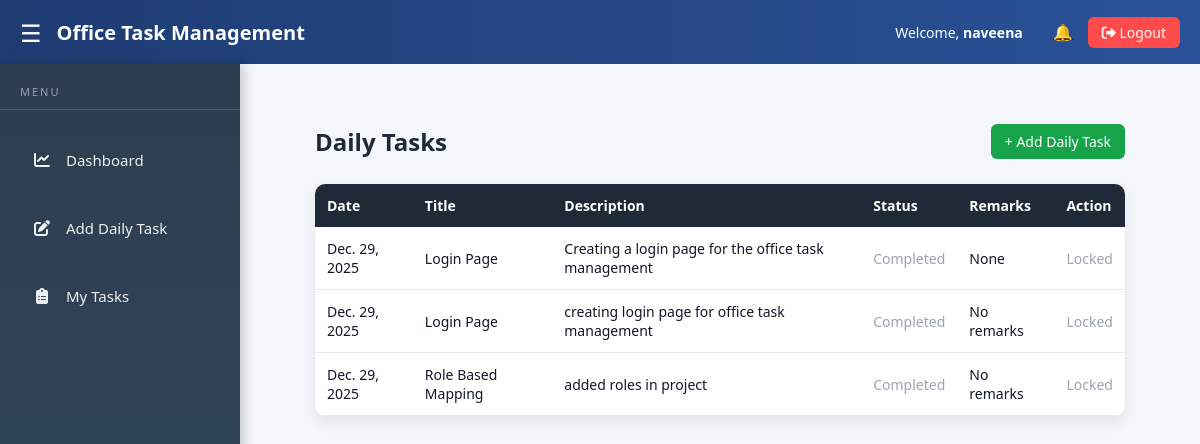
The app's page /daily-tasks/daily/ (signed in), older data.
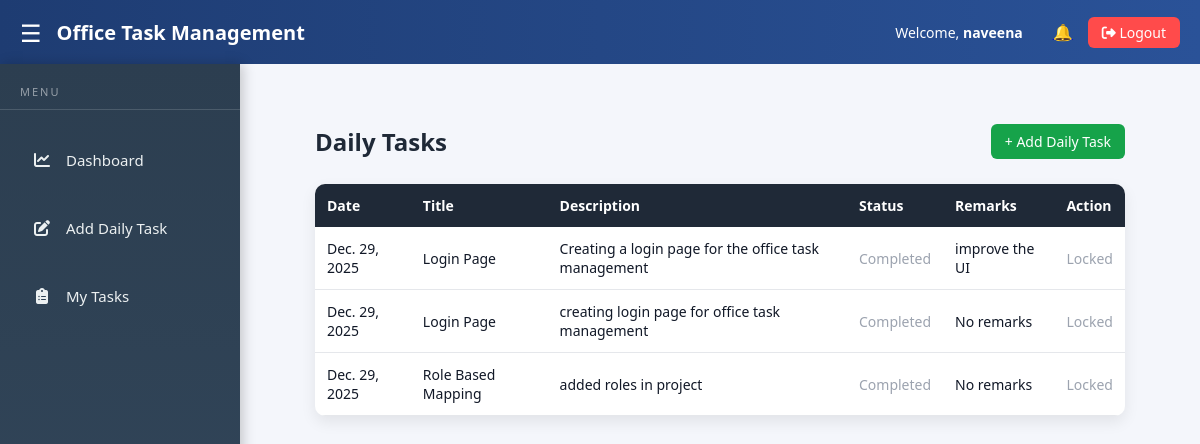
The same page, newer data.
### daily_tasks/models.py (models this page shows, shortened)
class DailyTask(models.Model):
    STATUS_CHOICES = [
        ('Pending', 'Pending'),
        ('In Progress', 'In Progress'),
        ('Completed', 'Completed'),
    ]
    user = models.ForeignKey(User, on_delete=models.CASCADE)
    task = models.ForeignKey('tasks.Task', on_delete=models.CASCADE, null=True, blank=True)
    title = models.CharField(max_length=200)
    description = models.TextField(blank=True)
    status = models.CharField(max_length=20, choices=STATUS_CHOICES)
    remarks = models.TextField(blank=True, null=True)
    date = models.DateField(auto_now_add=True)

### daily_tasks/views.py (the view, shortened to what this page needs)
# urls.py: path('daily/', views.daily_task_list, name='daily_task_list'),
@login_required
def daily_task_list(request):
    role = request.user.userprofile.role.role_code
    if role in ['ADMIN', 'MANAGER']:
        tasks = DailyTask.objects.all()
    else:
        tasks = DailyTask.objects.filter(user=request.user)
    selected_user = request.GET.get('user')
    selected_status = request.GET.get('status')
    selected_date = request.GET.get('date')
    users = User.objects.filter(userprofile__role__role_code='EMPLOYEE')
    return render(request, 'daily_tasks/daily_task_list.html', {
        'tasks': tasks.order_by('-date'),
        'users': users,
        'selected_user': selected_user,
        'selected_status': selected_status,
        'selected_date': selected_date,
        'role': role,
    })

### accounts/context_processors.py (called while the page is built)
def user_role(request):
    if request.user.is_authenticated:
        if request.user.is_superuser:
            return {'role': 'ADMIN'}
        return {'role': request.user.userprofile.role.role_code}
    return {}

### daily_tasks/templates/daily_tasks/daily_task_list.html (shortened to what this page needs)
{% extends 'base.html' %}
{% load static %}
{% block content %}
<div class="page-wrapper">
<div class="page-header">
    <h2>Daily Tasks</h2>
    {% if role == 'EMPLOYEE' %}
        <a href="{% url 'add_daily_task' %}" class="add-btn">+ Add Daily Task</a>
    {% endif %}
</div>
<div class="card">
<table class="task-table">
<thead>
<tr>
    <th>Date</th>
    {% if role == 'ADMIN' or role == 'MANAGER' %}
        <th>User</th><th>Title</th><th>Description</th><th>Status</th><th>Remarks</th>
    {% else %}
        <th>Title</th><th>Description</th><th>Status</th><th>Remarks</th><th>Action</th>
    {% endif %}
</tr>
</thead>
<tbody>
{% for task in tasks %}
<tr>
<td>{{ task.date }}</td>
{% if role == 'ADMIN' or role == 'MANAGER' %}
<td>{{ task.user.username }}</td>
<td>{{ task.title }}</td>
<td>{{ task.description }}</td>
<td class="status-{{ task.status|cut:' ' }}">{{ task.status }}</td>
<td>
<form method="post" action="{% url 'update_task_remarks' task.id %}" class="remarks-form">
    {% csrf_token %}
    <textarea name="remarks" rows="2">{{ task.remarks }}</textarea>
    <button type="submit" class="save-btn">Save</button>
</form>
</td>
{% else %}
<td>{{ task.title }}</td>
<td>{{ task.description }}</td>
<td>
{% if task.status != "Completed" %}
<form method="post" action="{% url 'update_daily_task_status' task.id %}">
    {% csrf_token %}
    <select name="status">
        <option value="Pending" {% if task.status == "Pending" %}selected{% endif %}>Pending</option>
        <option value="In Progress" {% if task.status == "In Progress" %}selected{% endif %}>In Progress</option>
        <option value="Completed">Completed</option>
    </select>
    <button type="submit" class="save-btn">Update</button>
</form>
{% else %}
<span class="locked-text">Completed</span>
{% endif %}
</td>
<td>{{ task.remarks|default:"No remarks" }}</td>
<td>
{% if task.status != "Completed" %}
<a href="{% url 'edit_daily_task' task.id %}" class="edit-btn">Edit</a>
{% else %}
<span class="locked-text">Locked</span>
{% endif %}
</td>
{% endif %}
</tr>
{% empty %}
<tr><td colspan="6" class="muted-text">No tasks found</td></tr>
{% endfor %}
</tbody>
</table>
</div>
</div>
{% endblock %}

Row changes from the older to the newer data that the page shows:
changed DailyTask "Creating a login page for the office task management": remarks "None" → "improve the UI"
